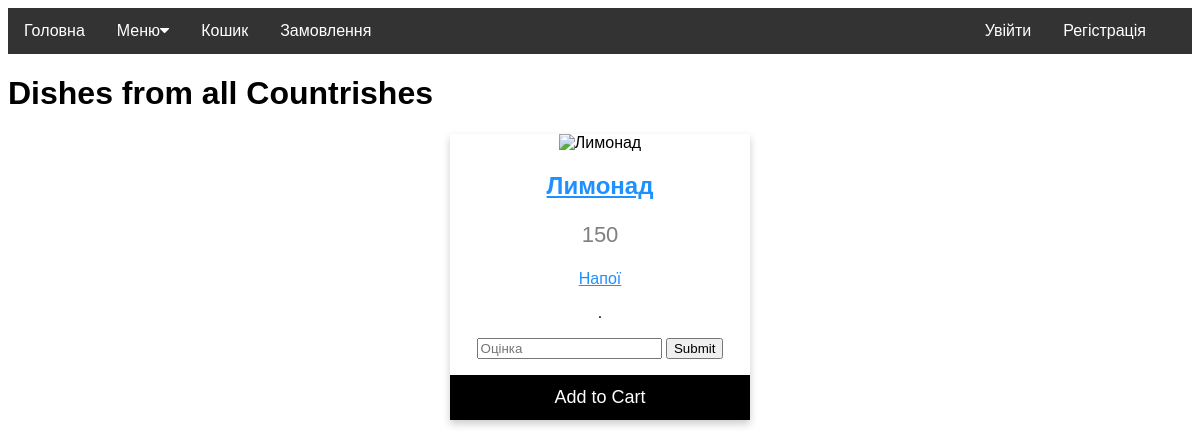
Before: /menu/napoyi/2 with the older database file.
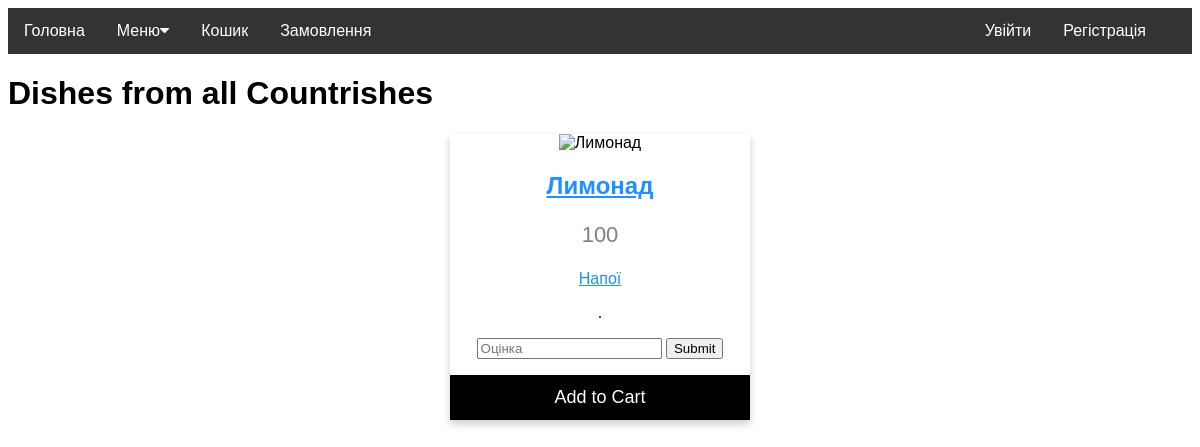
After: the same page with the newer database file.
### models.py (models this page shows, shortened)
class Dish(Base):
    __tablename__ = 'Dishes'
    id = Column(Integer, primary_key=True)
    dish_name = Column(String(120))
    price = Column(Integer)
    description = Column(String(120))
    available = Column(Integer)
    category = Column(Integer, ForeignKey('Categories.id'))
    photo = Column(String(120))
    ccal = Column(Integer)
    protein = Column(Integer)
    fat = Column(Integer)
    carbs = Column(Integer)
    average_rate = Column(Integer)
    category_info = relationship('Category', back_populates='dishes')
    for_ordered_dishes = relationship('Ordered_dish', back_populates='dish_info')

### app.py (the view)
@app.route('/menu/<category_name>/<dish_id>', methods=['GET'])
def get_dish_from_category(category_name, dish_id):
    dish = database.db_session.query(models.Dish).where(models.Dish.id == dish_id).join(models.Category,
                                                                                        models.Category.id == models.Dish.category).one()
    return render_template('dish.html', dish=dish, user=session)

### templates/dish.html
{% extends 'base.html' %}
{% block content %}
    <div class="card">
        <img src="{{ dish.Image }}" alt="{{ dish.dish_name }}" style="width:100%">
        <a href="{{ url_for("get_dish_from_category", category_name=dish.category_info.slug, dish_id=dish.id) }}">
            <h1>{{ dish.dish_name }}</h1></a>
        <p class="price">{{ dish.price }}</p>
        <a href="{{ url_for("get_category", category_name=dish.category_info.slug) }}">
            <p>{{ dish.category_info.name }}</p></a>
        <p>{{ dish.description }}</p>
        <form method='POST' action="{{ url_for('dish_review', category_name=dish.category_info.slug, dish_id=dish.id) }}">
            <input type="number" name="rate" placeholder="Оцінка" required>
            <input type="submit">
        </form>
        <p>
            <button>Add to Cart</button>
        </p>
    </div>
{% endblock %}

Changed rows visible on the page:
changed Dish "Лимонад": price "150" → "100"
